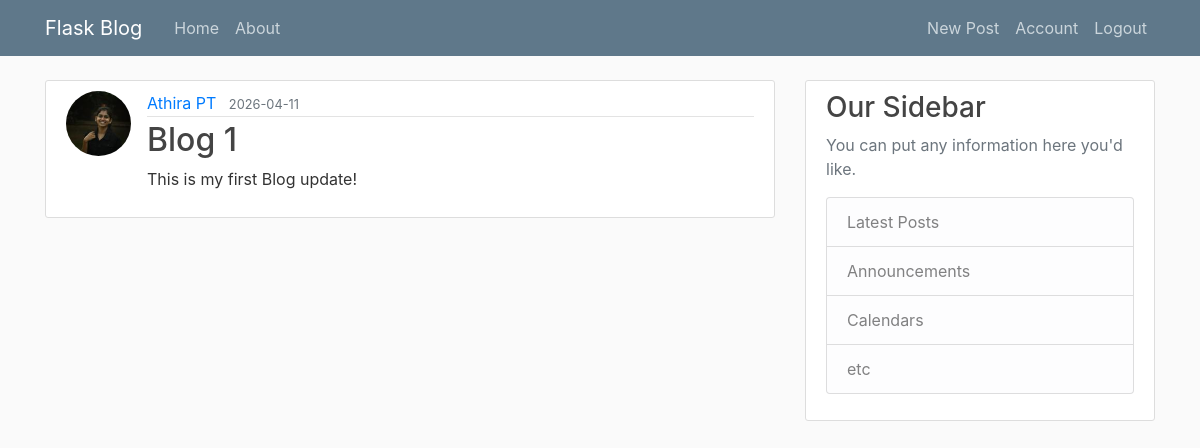
The page /post/1 (signed in) on the database as committed earlier.
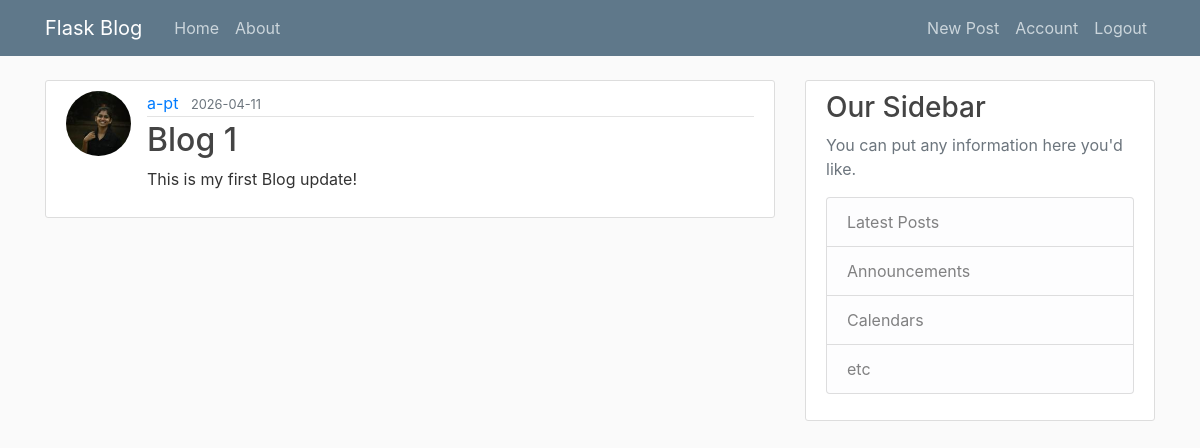
The same page on the database as committed later.
### flask_blog/models.py (models this page shows, shortened)
class User(db.Model, UserMixin):
    id = db.Column(db.Integer, primary_key=True)
    username = db.Column(db.String(20), unique=True, nullable=False)
    email = db.Column(db.String(120), unique=True, nullable=False)
    image_file = db.Column(db.String(20), nullable=False, default='default.jpg')
    password = db.Column(db.String(60), nullable=False)
    posts = db.relationship('Post', backref='author', lazy=True)

### flask_blog/posts/routes.py (the view)
@posts.route("/post/<int:post_id>", methods=['GET', 'POST'])
@login_required
def post(post_id):
    post = Post.query.get_or_404(post_id)
    return render_template('post.html', title=post.title, post=post)

### flask_blog/models.py (called while the page is built)
@login_manager.user_loader
def load_user(user_id):
    return User.query.get(int(user_id))

### flask_blog/templates/post.html (shortened to what this page needs)
{% extends "layout.html" %}
{% block content %}
    <article class="media content-section">
        <img class="rounded-circle article-img" src="{{ url_for('static', filename='profile_pics/' + post.author.image_file) }}">
        <div class="media-body">
            <div class="article-metadata">
            <a class="mr-2" href="{{ url_for('users.user_posts', username=post.author.username) }}">{{ post.author.username }}</a>
            <small class="text-muted">{{ post.date_posted.strftime('%Y-%m-%d') }}</small>
            </div>
            <h2>{{ post.title }}</h2>
            <p class="article-content">{{ post.content }}</p>
        </div>
    </article>
{% endblock content %}

Rows that differ between the two databases and show on the page:
changed User: author.username "Athira PT" → "a-pt"
